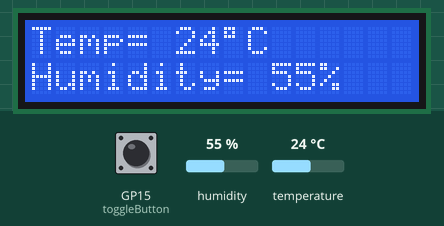
Recording of a program running on a simulated Raspberry Pi Pico running MicroPython. Parts: 16×2 character LCD. The test bench sets the inputs (shaded band); at power-on: GP15 (toggleButton) HIGH, humidity 55 %, temperature 24 °C.

Above: at 1.2 s.
1.3 s: GP15 (toggleButton) pulled LOW for 1.2 s
At 4.0 s:
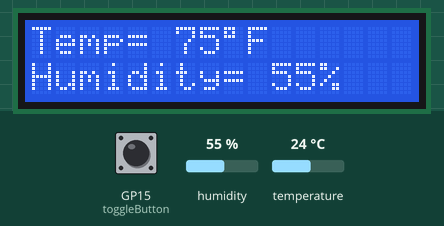
4.6 s: humidity set to 22 %
At 6.3 s:
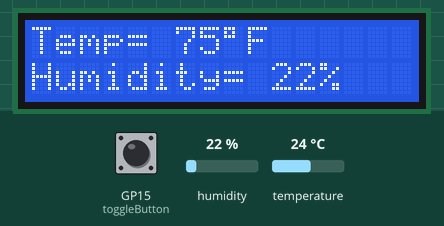
6.7 s: temperature set to 12 °C
At 8.5 s:
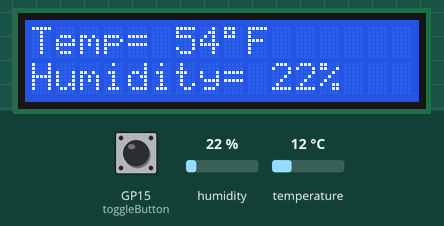
8.8 s: GP15 (toggleButton) pulled LOW for 1.2 s
At 11.4 s:
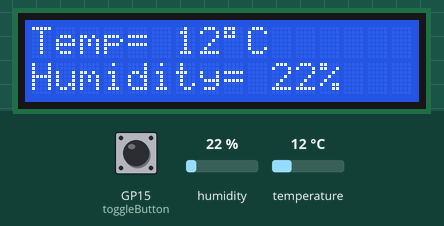
11.8 s: humidity set to 40 %
At 13.6 s:
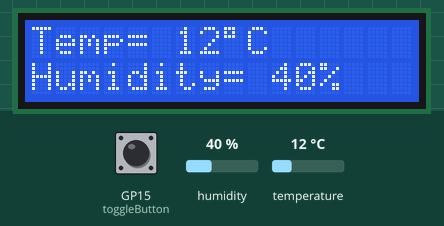
13.9 s: temperature set to 19 °C
At 14.8 s:
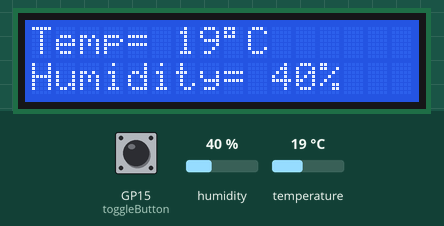
Timing chart, 0 to 16.9 s (numbered marks = the images above; inputs shaded):
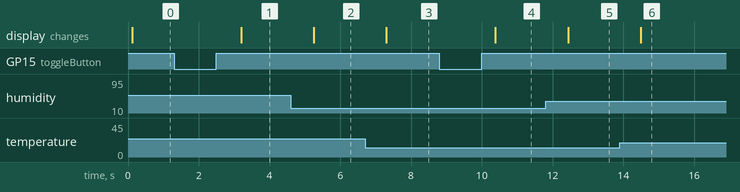

Measured:
- after the input at 1.3 s, the display: changes after 1.9 s (image 1)
- after the input at 4.6 s, the display: changes after 0.65 s (image 2)
- after the input at 6.7 s, the display: changes after 0.60 s (image 3)
- after the input at 8.8 s, the display: changes after 1.6 s (image 4)
- after the input at 11.8 s, the display: changes after 0.64 s (image 5)
- after the input at 13.9 s, the display: changes after 0.59 s (image 6)

The program:

temp_humidity_lcd.py
```python
from machine import Pin
import utime as time
import dht
from lcd1602 import LCD

#####################################################################
#       Temperature and humidy Sensor with lcd Display
#                       Lesson 22
#
#  Script: This script will read the temperature and humdity, and
#          then use a toggle button to change the display from Celsius
#          and Fahrenheit. Instead of writing this out to the screen,
#          it is now writing this out to an LCD display.
#
#  Date: 06/25/2023
#
#  Enjoy, copy if you like if you feel its usable
#####################################################################
togglePin=15
dataPin=16
sensorPin= Pin(dataPin,Pin.OUT,Pin.PULL_UP)
sensor=dht.DHT11(sensorPin)
lcd=LCD()
# Setup Array structures to hold the values from the sensor

tempC=0
tempF=0

#setup input toggle button.

toggleButton=Pin(togglePin,Pin.IN,Pin.PULL_UP)

# The button read is very fast, so we have to slow down the read. So to do this we need to checck
# the time and wait a few milliseconds
buttonMsWait=0

# trying to find a way to use interupts instead of sequential reads

buttonInterruptFlag=0
displayCelcius=0

# Setup the interrupt handler so that it can toggle the index for
# the displays
#
def buttonInterruptHandler(pin):
    global buttonInterruptFlag, buttonMsWait,displayCelcius
    if ((time.ticks_ms()-buttonMsWait) > 300):
        buttonMsWait=time.ticks_ms()
        buttonInterruptFlag=1
        displayCelcius=not displayCelcius

#declare the handler for the button interrupt.

toggleButton.irq(trigger=Pin.IRQ_RISING, handler=buttonInterruptHandler)

## notSure, but I had to do a priming read of the sensor, without this
## I kept getting a timeout error. I don't see it in other peoples solution
## So not sure why my environment is special. I tried getting the next
## version of Thonny and this is did not help. So I stuck with this
## as part of the solution

try:
    sensor.measure()
except:
    time.sleep(2)


####################################################################
# Start Main loop
####################################################################

## Wrtie these constants as they never change This will reduce the flash of
## Clearing the whole display. This way we only repleace the changing temp
## and humidity readings

lcd.clear()
lcd.write(0,0,"Temp=")
lcd.write(0,1,"Humidity=")

try:
## while forever ##
    while True:
        try:
            sensor.measure()
        except:
            time.sleep(2)
            continue

        tempReading=sensor.temperature()
        humReading=sensor.humidity()
        tempC=tempReading
        tempF=round(tempReading*(9/5)+32)

        messageLine1=" "
        messageLine2=str(humReading)+'%'

        if displayCelcius == 0:
            messageLine1=str(tempC)+str(chr(223))+"C"
        else:
            messageLine1=str(tempF)+chr(223)+"F"
        lcd.write(6,0,messageLine1)
        lcd.write(10,1,messageLine2)
        time.sleep(1)
##(END While)##

except KeyboardInterrupt:
    print("Going Down")
```
